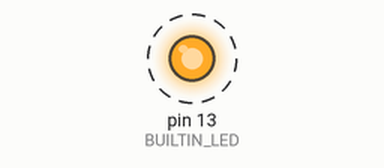
Recording of a sketch running on a simulated Arduino Uno, built with avr-gcc and run on an emulated ATmega328P. Parts: output pins drawn as LEDs (lit = HIGH). Dashed ring = blinking.

Above: at 0.5 s.
Timing chart, 0 to 4.6 s (numbered marks = the images above):
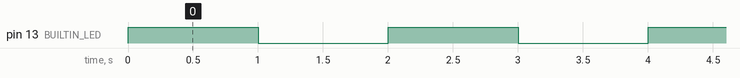

Measured:
- by itself, pin 13 (BUILTIN_LED): alternates HIGH for 1.0 s and LOW for 1.0 s

The sketch:

sketch.ino
```cpp
#define BUILTIN_LED 13
void setup() {
  pinMode(BUILTIN_LED, OUTPUT);
}

void loop() {
  digitalWrite(BUILTIN_LED, !digitalRead(BUILTIN_LED));
  delay(1000);
}
```
